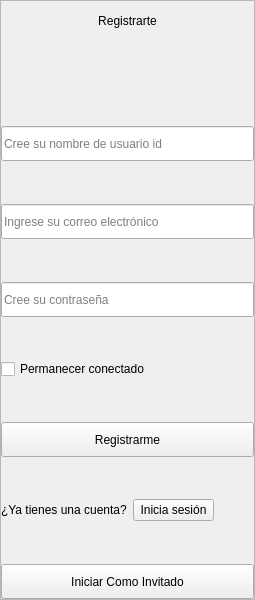
              <widget class="QWidget" name="page_2">
               <layout class="QVBoxLayout" name="verticalLayout_6">
                <property name="spacing">
                 <number>0</number>
                </property>
                <property name="leftMargin">
                 <number>0</number>
                </property>
                <property name="topMargin">
                 <number>0</number>
                </property>
                <property name="rightMargin">
                 <number>0</number>
                </property>
                <property name="bottomMargin">
                 <number>0</number>
                </property>
                <item>
                 <widget class="QFrame" name="frame_5">
                  <property name="maximumSize">
                   <size>
                    <width>400</width>
                    <height>600</height>
                   </size>
                  </property>
                  <property name="styleSheet">
                   <string notr="true"/>
                  </property>
                  <property name="frameShape">
                   <enum>QFrame::StyledPanel</enum>
                  </property>
                  <property name="frameShadow">
                   <enum>QFrame::Raised</enum>
                  </property>
                  <layout class="QVBoxLayout" name="verticalLayout_5" stretch="1,1,1,1,1,1,1,1,1,1,1,1,1,1,1,1">
                   <property name="leftMargin">
                    <number>0</number>
                   </property>
                   <property name="topMargin">
                    <number>0</number>
                   </property>
                   <property name="rightMargin">
                    <number>0</number>
                   </property>
                   <property name="bottomMargin">
                    <number>0</number>
                   </property>
                   <item>
                    <widget class="QLabel" name="label_3">
                     <property name="minimumSize">
                      <size>
                       <width>0</width>
                       <height>40</height>
                      </size>
                     </property>
                     <property name="maximumSize">
                      <size>
                       <width>16777215</width>
                       <height>50</height>
                      </size>
                     </property>
                     <property name="styleSheet">
                      <string notr="true">font: 16pt &quot;Arial&quot;;</string>
                     </property>
                     <property name="text">
                      <string>Registrarte</string>
                     </property>
                     <property name="alignment">
                      <set>Qt::AlignCenter</set>
                     </property>
                    </widget>
                   </item>
                   <item>
                    <spacer name="verticalSpacer_9">
                     <property name="orientation">
                      <enum>Qt::Vertical</enum>
                     </property>
                     <property name="sizeHint" stdset="0">
                      <size>
                       <width>20</width>
                       <height>40</height>
                      </size>
                     </property>
                    </spacer>
                   </item>
                   <item>
                    <widget class="QLabel" name="invalidSignup">
                     <property name="enabled">
                      <bool>true</bool>
                     </property>
                     <property name="styleSheet">
                      <string notr="true"/>
                     </property>
                     <property name="text">
                      <string/>
                     </property>
                     <property name="alignment">
                      <set>Qt::AlignCenter</set>
                     </property>
                    </widget>
                   </item>
                   <item>
                    <widget class="QLineEdit" name="userEdit_2">
                     <property name="minimumSize">
                      <size>
                       <width>0</width>
                       <height>35</height>
                      </size>
                     </property>
                     <property name="placeholderText">
                      <string>Cree su nombre de usuario id</string>
                     </property>
                    </widget>
                   </item>
                   <item>
                    <spacer name="verticalSpacer_15">
                     <property name="orientation">
                      <enum>Qt::Vertical</enum>
                     </property>
                     <property name="sizeHint" stdset="0">
                      <size>
                       <width>20</width>
                       <height>40</height>
                      </size>
                     </property>
                    </spacer>
                   </item>
                   <item>
                    <widget class="QLineEdit" name="emailEdit_2">
                     <property name="minimumSize">
                      <size>
                       <width>0</width>
                       <height>35</height>
                      </size>
                     </property>
                     <property name="placeholderText">
                      <string>Ingrese su correo electrónico</string>
                     </property>
                    </widget>
                   </item>
                   <item>
                    <spacer name="verticalSpacer_10">
                     <property name="orientation">
                      <enum>Qt::Vertical</enum>
                     </property>
                     <property name="sizeHint" stdset="0">
                      <size>
                       <width>20</width>
                       <height>40</height>
                      </size>
                     </property>
                    </spacer>
                   </item>
                   <item>
                    <widget class="QLineEdit" name="passEdit_2">
                     <property name="minimumSize">
                      <size>
                       <width>0</width>
                       <height>35</height>
                      </size>
                     </property>
                     <property name="echoMode">
                      <enum>QLineEdit::Password</enum>
                     </property>
                     <property name="placeholderText">
                      <string>Cree su contraseña</string>
                     </property>
                    </widget>
                   </item>
                   <item>
                    <spacer name="verticalSpacer_11">
                     <property name="orientation">
                      <enum>Qt::Vertical</enum>
                     </property>
                     <property name="sizeHint" stdset="0">
                      <size>
                       <width>20</width>
                       <height>40</height>
                      </size>
                     </property>
                    </spacer>
                   </item>
                   <item>
                    <widget class="QCheckBox" name="checkRecordarPass_2">
                     <property name="text">
                      <string>Permanecer conectado</string>
                     </property>
                     <property name="icon">
                      <iconset>
                       <normaloff>../resources/images/Login/circle.svg</normaloff>
                       <normalon>../resources/images/Login/check.svg</normalon>../resources/images/Login/circle.svg</iconset>
                     </property>
                     <property name="iconSize">
                      <size>
                       <width>5</width>
                       <height>5</height>
                      </size>
                     </property>
                    </widget>
                   </item>
                   <item>
                    <spacer name="verticalSpacer_12">
                     <property name="orientation">
                      <enum>Qt::Vertical</enum>
                     </property>
                     <property name="sizeHint" stdset="0">
                      <size>
                       <width>20</width>
                       <height>40</height>
                      </size>
                     </property>
                    </spacer>
                   </item>
                   <item>
                    <widget class="QPushButton" name="bt_Registrarme">
                     <property name="minimumSize">
                      <size>
                       <width>0</width>
                       <height>35</height>
                      </size>
                     </property>
                     <property name="text">
                      <string>Registrarme</string>
                     </property>
                    </widget>
                   </item>
                   <item>
                    <spacer name="verticalSpacer_13">
                     <property name="orientation">
                      <enum>Qt::Vertical</enum>
                     </property>
                     <property name="sizeHint" stdset="0">
                      <size>
                       <width>20</width>
                       <height>40</height>
                      </size>
                     </property>
                    </spacer>
                   </item>
                   <item>
                    <layout class="QHBoxLayout" name="horizontalLayout_2">
                     <item>
                      <widget class="QLabel" name="label_4">
                       <property name="text">
                        <string>¿Ya tienes una cuenta?</string>
                       </property>
                      </widget>
                     </item>
                     <item>
                      <widget class="QPushButton" name="bt_IniciaSesion">
                       <property name="cursor">
                        <cursorShape>PointingHandCursor</cursorShape>
                       </property>
                       <property name="styleSheet">
                        <string notr="true"/>
                       </property>
                       <property name="text">
                        <string> Inicia sesión </string>
                       </property>
                      </widget>
                     </item>
                     <item>
                      <spacer name="horizontalSpacer_5">
                       <property name="orientation">
                        <enum>Qt::Horizontal</enum>
                       </property>
                       <property name="sizeHint" stdset="0">
                        <size>
                         <width>40</width>
                         <height>20</height>
                        </size>
                       </property>
                      </spacer>
                     </item>
                    </layout>
                   </item>
                   <item>
                    <spacer name="verticalSpacer_14">
                     <property name="orientation">
                      <enum>Qt::Vertical</enum>
                     </property>
                     <property name="sizeHint" stdset="0">
                      <size>
                       <width>20</width>
                       <height>40</height>
                      </size>
                     </property>
                    </spacer>
                   </item>
                   <item>
                    <widget class="QPushButton" name="iniciarInvitado_2">
                     <property name="minimumSize">
                      <size>
                       <width>0</width>
                       <height>35</height>
                      </size>
                     </property>
                     <property name="text">
                      <string>Iniciar Como Invitado</string>
                     </property>
                    </widget>
                   </item>
                  </layout>
                 </widget>
                </item>
               </layout>
              </widget>
